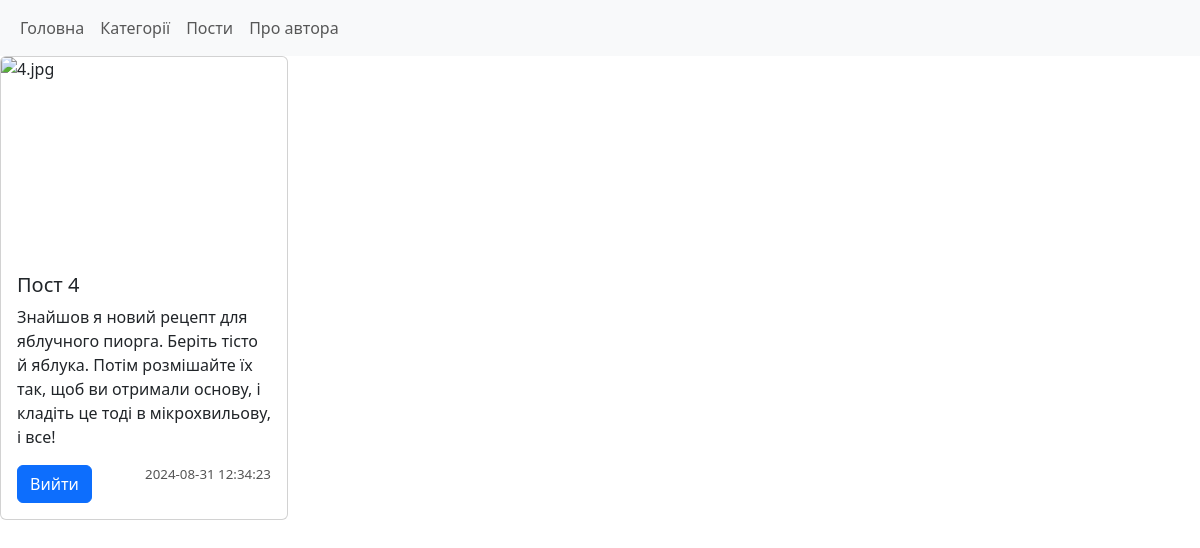
The page /post/view/4 on the database its author committed.
### tables this page shows
CREATE TABLE post (id INTEGER PRIMARY KEY AUTOINCREMENT, category_id INTEGER NOT NULL, text TEXT, datetime DATETIME NOT NULL DEFAULT CURRENT_TIMESTAMP, FOREIGN KEY (category_id) REFERENCES category(id) );

### main.py (the view)
@app.route('/post/view/<id>')
def single_post(id):
    return render_template('single_post.html', post=db.getPost(id))

### db.py (called while the page is built)
def open():
    global conn, cursor
    conn = sqlite3.connect(db_name)
    cursor = conn.cursor()

def close():
    cursor.close()
    conn.close()

def getPost(id):
    open()
    cursor.execute('SELECT * FROM post WHERE id == ?', [id])
    result = cursor.fetchone()
    close()
    return result

### templates/single_post.html
{% extends 'base.html' %}
{% block content %}
<div class="card" style="width: 18rem;">
    <img src="/static/{{post[0]}}.jpg" class="card-img-top" alt="{{post[0]}}.jpg" width="200px" height="200px">
    <div class="card-body">
      <h5 class="card-title">Пост {{post[0]}}</h5>
      <p class="card-text">{{post[2]}}</p>
      <span class="date">{{post[3]}}</span>
      <a href="/post/view" class="btn btn-primary">Вийти</a>
    </div>
  </div>
{% endblock %}

### static/style.css (style rules this page uses)
body { background: #FFFFFF }
.date { font-size: smaller; color: #555; float: right; }

### rows shown on the page
post: id "4", text "Знайшов я новий рецепт для яблучного пиорга. Беріть тісто й яблука. Потім розмішайте їх так, щоб ви отримали основу, і кладіть це тоді в мікрохвильову, і все!", datetime "2024-08-31 12:34:23"
